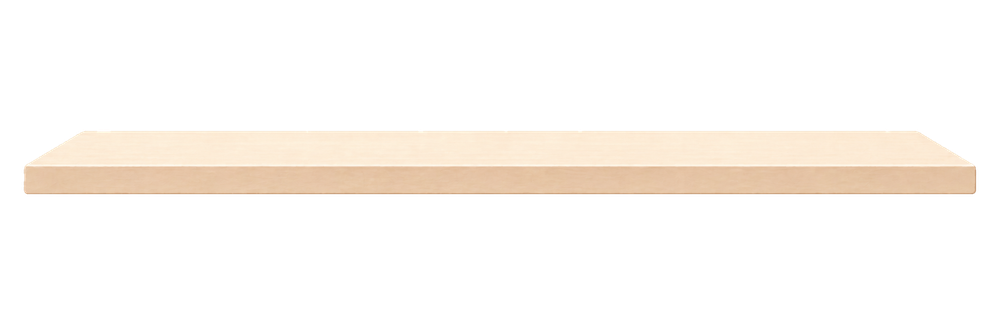
#> input picture app/assets/bookshelf/shelf-plank.png, 1000 x 333 px, shrunk from 2172 x 724 before the run
$ python extract-shelf-texture.py
#> lines starting #> are read from the running program, lines starting #| are printed output that depends on the picture
"""선반 PNG(assets/bookshelf/shelf-plank.png)에서 나무 질감만 잘라 낸다.

선반 모양(윗면·앞면·옆면)은 코드가 3D 꼭짓점을 투영해 만들고, 여기서는 면 안을 채울 재질만 만든다.
PNG의 사다리꼴 외곽·투명 여백·원근이 그려진 양 끝·모서리 광택/어두운 가장자리·바깥 그림자는 쓰지 않는다.

  윗면 띠: plankTopY ~ frontTopY 사이, 뒤·앞 가장자리 몇 줄을 뺀 안쪽
  앞면 띠: frontTopY ~ frontBottomY 사이, 위 광택 줄·아래 흐린 줄을 뺀 안쪽
  가로: 양 끝 사다리꼴(윗면 뒤 모서리가 좁아지는 곳)보다 안쪽

출력: assets/bookshelf/shelf-top.png, assets/bookshelf/shelf-front.png (불투명)
"""
from pathlib import Path

import numpy as np
from PIL import Image

ROOT = Path(__file__).resolve().parents[1]
SRC = ROOT / "assets/bookshelf/shelf-plank.png"
OUT = ROOT / "assets/bookshelf"


def opaque_rows(a, x):
    ys = np.where(a[:, x, 3] > 250)[0]
    return ys


def main():
    im = Image.open(SRC).convert("RGBA")
#> im is the input picture: PIL image 1000x333 RGBA; mean R, G, B, A 44.3, 39.9, 35.2, 44.3
    a = np.array(im)
    h, w = a.shape[:2]
#> h = 333; w = 1000
    x = w // 2
#> x = 500
    col = a[:, x, :3].astype(float)
#> col = 333 rows, first 8: [0, 0, 0], [0, 0, 0], [0, 0, 0], [0, 0, 0], [0, 0, 0], [0, 0, 0], [0, 0, 0], [0, 0, 0]
    ys = opaque_rows(a, x)
#> in opaque_rows, `ys = np.where(a[:, x, 3] > 250)[0]`: ys = 61 values from 132 to 192
#> ys = 61 values from 132 to 192
    top0, bottom = ys[0], ys[-1]
#> top0 = 132; bottom = 192
    # 윗면/앞면 경계: 세로로 가장 크게 어두워지는 곳
    lum = col @ [0.299, 0.587, 0.114]
#> lum = 333 values, max 255 at index 128, min 0 at index 0, mean 44.22
    d = np.diff(lum[top0 : bottom + 1])
#> d = 60 values, max 5.37 at index 32, min -30.87 at index 33, mean -0.634
    edge = top0 + int(np.argmin(d)) + 1  # 앞면 첫 줄
#> edge = 166
    m = 4  # 가장자리 제외 줄 수(광택·흐린 줄)
    # 윗면 뒤 모서리 줄에서도 불투명한 가로 범위 = 양 끝 사다리꼴 안쪽
    xs = np.where(a[top0 + m, :, 3] > 250)[0]
#> xs = 850 values from 75 to 924
    x0, x1 = xs[0] + 24, xs[-1] - 24
#> x0 = 99; x1 = 900
    top = im.crop((x0, top0 + m, x1, edge - m)).convert("RGB")
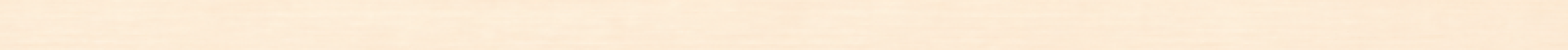
#> top: PIL image 801x26 RGB (shown 2 times larger); mean R, G, B 252.4, 235.7, 214.3
    front = im.crop((x0, edge + m, x1, bottom - m)).convert("RGB")
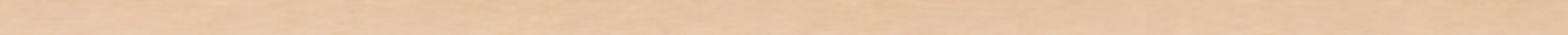
#> front: PIL image 801x18 RGB (shown 2 times larger); mean R, G, B 229.3, 196.4, 165.7
    top.save(OUT / "shelf-top.png", optimize=True)
    front.save(OUT / "shelf-front.png", optimize=True)
    print(f"top {top.size} rows {top0 + m}..{edge - m}, front {front.size} rows {edge + m}..{bottom - m}, x {x0}..{x1}")
#| top (801, 26) rows 136..162, front (801, 18) rows 170..188, x 99..900
    print("mean top", np.array(top).reshape(-1, 3).mean(0).round(1), "front", np.array(front).reshape(-1, 3).mean(0).round(1))
#| mean top [252.4 235.7 214.3] front [229.3 196.4 165.7]


if __name__ == "__main__":
    main()

$ run again, with app/assets/bookshelf/shelf-single-v3.png copied over app/assets/bookshelf/shelf-plank.png
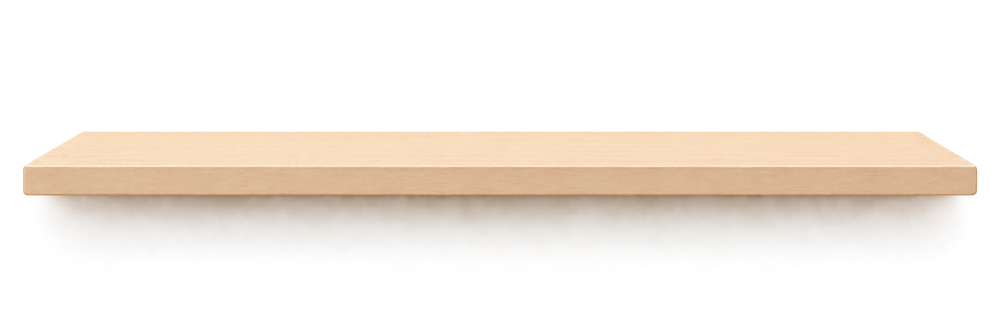
#> input picture app/assets/bookshelf/shelf-single-v3.png, 1000 x 333 px, shrunk from 2172 x 724 before the run
#> in main, im is the input picture: PIL image 1000x333 RGBA; mean R, G, B, A 69.6, 59.4, 49.3, 55.9
#> col = 333 rows, first 8: [0, 0, 0], [0, 0, 0], [0, 0, 0], [0, 0, 0], [0, 0, 0], [0, 0, 0], [0, 0, 0], [0, 0, 0]
#> in opaque_rows, `ys = np.where(a[:, x, 3] > 250)[0]`: ys = 61 values from 133 to 193
#> top0 = 133; bottom = 193
#> lum = 333 values, max 255 at index 124, min 0 at index 0, mean 68.43
#> d = 60 values, max 7.48 at index 31, min -38.07 at index 33, mean -0.614
#> edge = 167
#> xs = 849 values from 75 to 926
#> x0 = 99; x1 = 902
#> in main, `top = im.crop((x0, top0 + m, x1, edge - m)).convert("RGB")`:
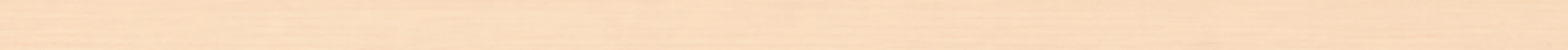
#> top: PIL image 803x26 RGB (shown 2 times larger); mean R, G, B 248.6, 220.4, 190.6
#> in main, `front = im.crop((x0, edge + m, x1, bottom - m)).convert("RGB")`:
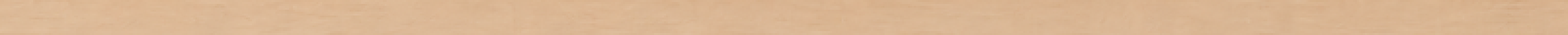
#> front: PIL image 803x18 RGB (shown 2 times larger); mean R, G, B 218.1, 182.5, 148.1
#| top (803, 26) rows 137..163, front (803, 18) rows 171..189, x 99..902
#| mean top [248.6 220.4 190.6] front [218.1 182.5 148.1]
